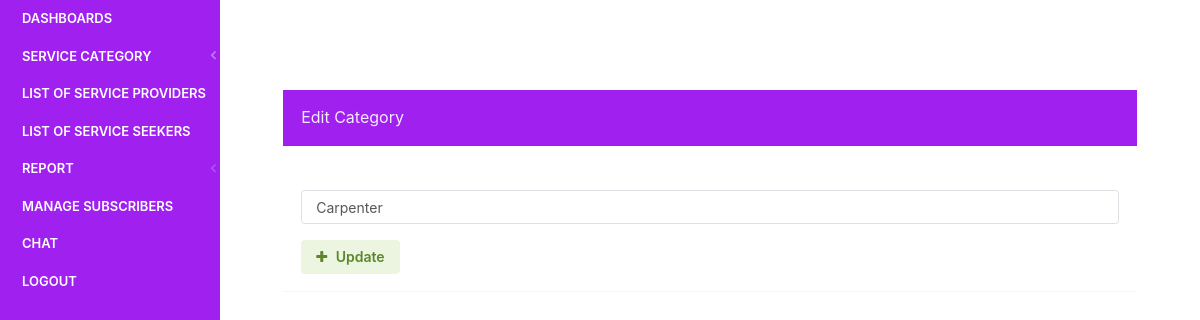
Before: /findus/admin/edit-category.php?editid=1 (signed in) with the older database file.
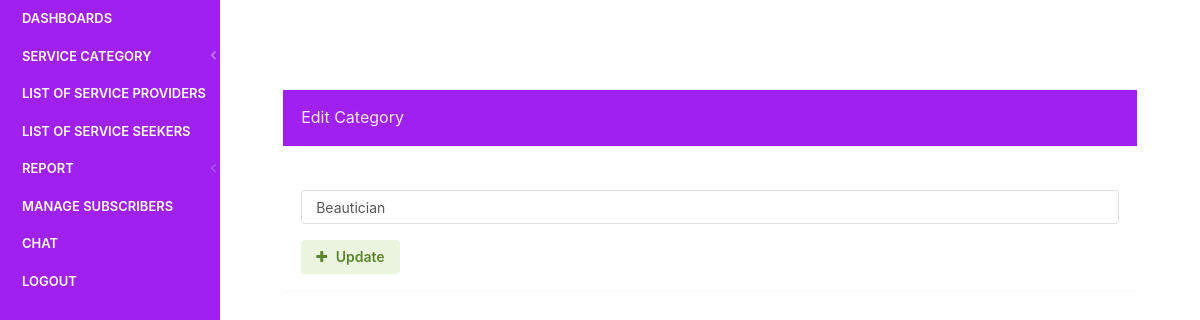
After: the same page with the newer database file.
### tables this page shows
CREATE TABLE `tblcategory` (
  `id` int(11) NOT NULL,
  `CategoryName` varchar(200) NOT NULL,
  `PostingDate` timestamp NOT NULL DEFAULT current_timestamp(),
  `UpdationDate` timestamp NULL DEFAULT NULL,
  `Is_Active` int(1) NOT NULL
);

### findus/admin/edit-category.php (the view, shortened to what this page needs)
<?php
include('includes/dbconnection.php');
if (strlen($_SESSION['jpaid']==0)) {
  header('location:logout.php');
  } else{
?>
<!doctype html>
 <html lang="en" class="no-focus">
    <head>
<link rel="stylesheet" id="css-main" href="assets/css/codebase.min.css">
</head>
    <body>
        <div id="page-container" class="sidebar-o sidebar-inverse side-scroll page-header-fixed main-content-narrow">
             <?php include_once('includes/sidebar.php');?>
            <main id="main-container">
                <div class="content">
                    <div class="row">
                        <div class="col-md-12">
                            <div class="block block-themed">
                                <div class="block-header bg-gd-emerald">
                                    <h3 class="block-title">Edit Category</h3>
                                </div>
                                <div class="block-content">
                                    <form method="post">
                                      <?php
                  $editid=$_GET['editid'];
$sql="SELECT * from tblcategory where id=:editid";
$query = $dbh -> prepare($sql);
$query->bindParam(':editid',$editid,PDO::PARAM_STR);
$query->execute();
$results=$query->fetchAll(PDO::FETCH_OBJ);
$cnt=1;
if($query->rowCount() > 0)
{
foreach($results as $row)
{               ?>
                                        <div class="form-group row">
                                            <label class="col-12" for="register1-email">Category:</label>
                                            <div class="col-12">
                                                <input type="text" class="form-control" value="<?php echo htmlentities($row->CategoryName);?>" name="category" required="true">
                                            </div>
                                        </div>
                                      <?php $cnt=$cnt+1;}} ?>
                                        <div class="form-group row">
                                            <div class="col-12">
                                                <button type="submit" class="btn btn-alt-success" name="submit">
                                                    <i class="fa fa-plus mr-5"></i> Update
                                                </button>
                                            </div>
                                        </div>
                                    </form>
                                </div>
                            </div>
                        </div>
                       </div>
                </div>
            </main>
        </div>
    </body>
</html>
<?php }  ?>

Changed rows visible on the page:
removed tblcategory: category "Carpenter"
added tblcategory: category "Beautician"
